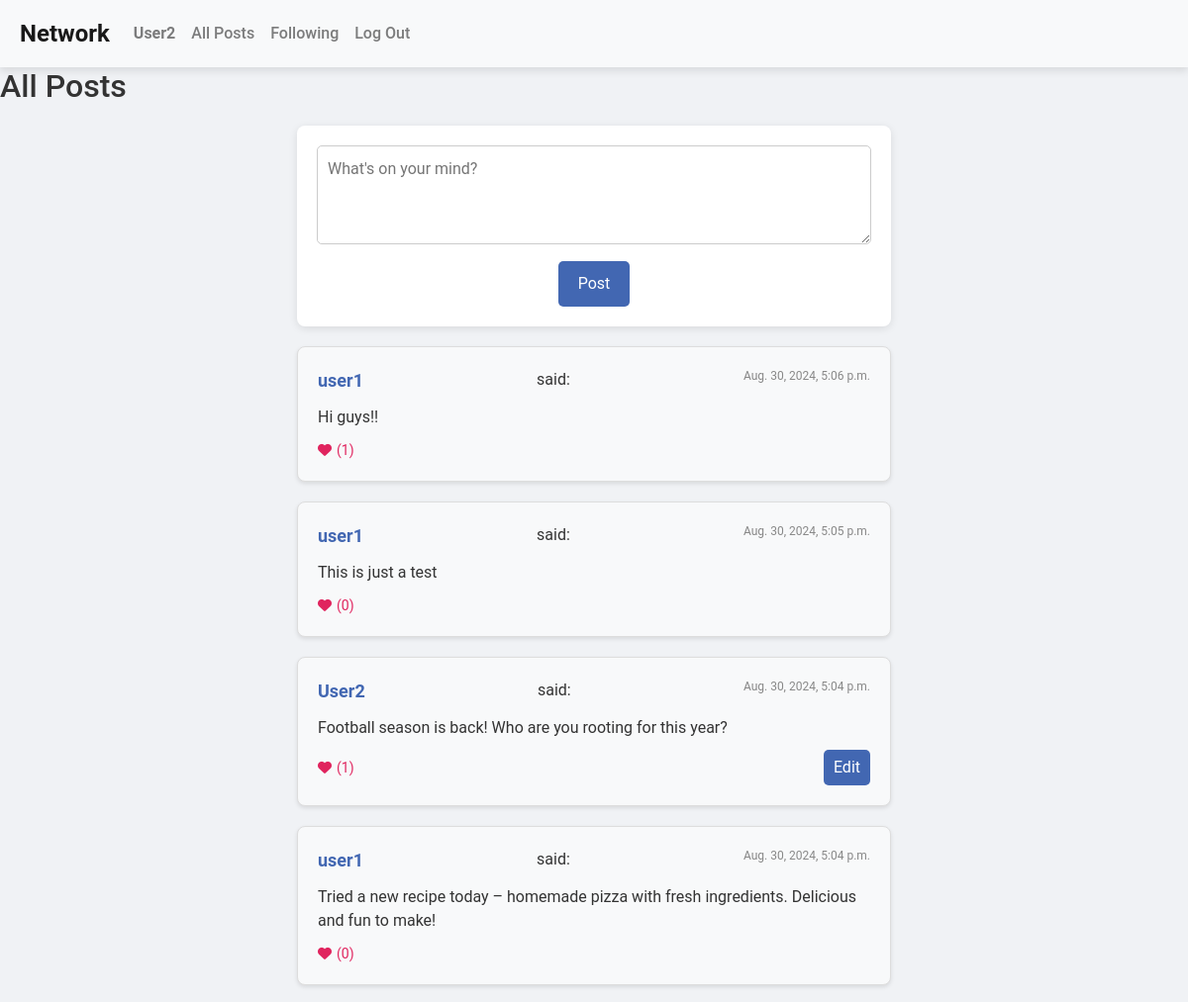
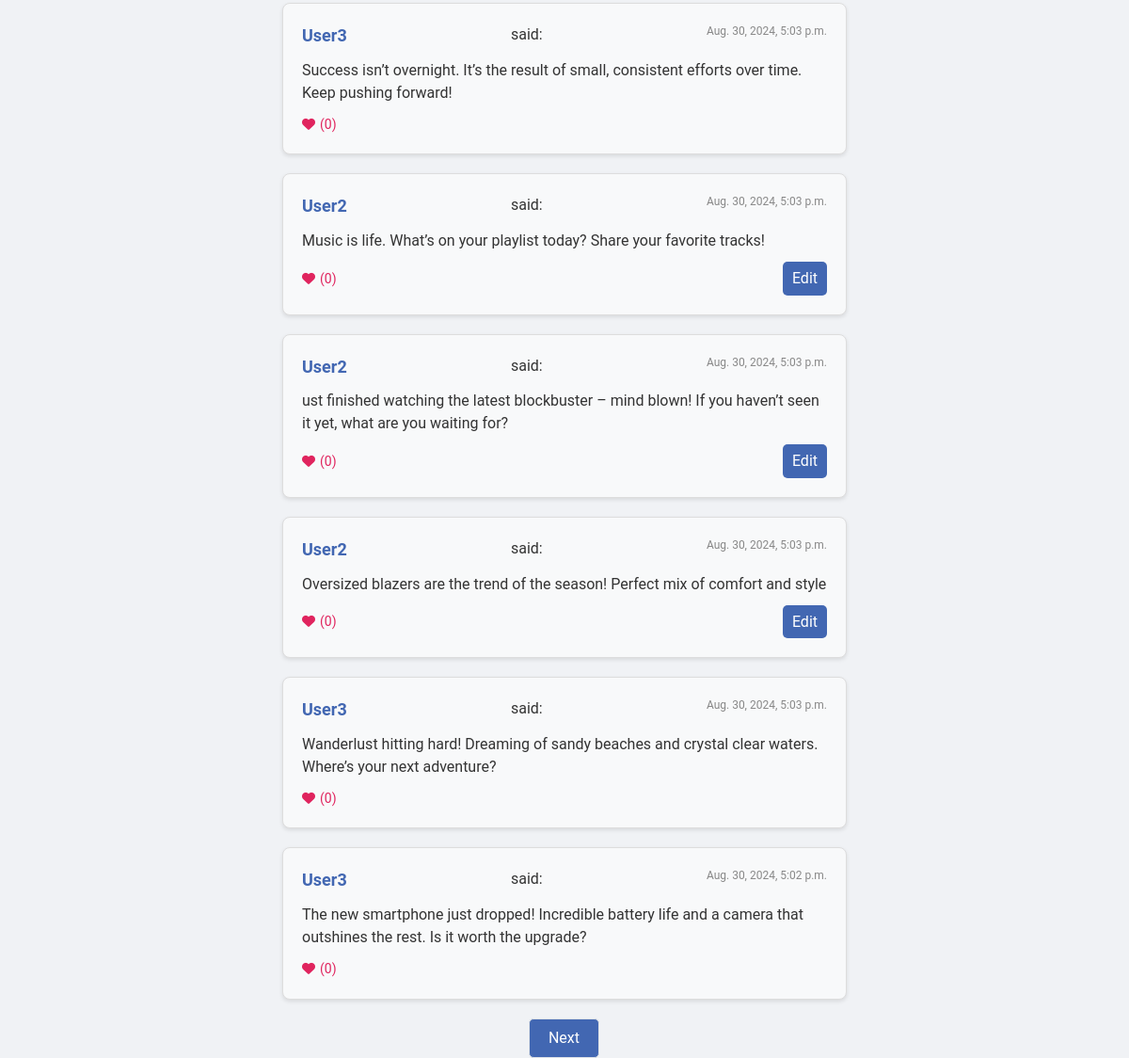
Screenshot of / (signed in) with the database file from the repository (2 pictures, top to bottom).
### network/models.py (models this page shows, shortened)
class User(AbstractUser):
    pass

class Post(models.Model):
    user = models.ForeignKey(User, on_delete=models.CASCADE, related_name="posts")
    content = models.TextField()
    timestamp = models.DateTimeField(auto_now_add=True)

### network/views.py (the view)
# urls.py: path("", views.index, name="index"),
def index(request):
    posts = Post.objects.all().order_by("-timestamp")
    paginator = Paginator(posts, 10)
    page_number = request.GET.get('page')
    posts_of_the_page = paginator.get_page(page_number)
    return render(request, "network/index.html", {
        "posts": posts,
        "posts_of_the_page":posts_of_the_page
    })

### network/templates/network/index.html (shortened to what this page needs)
{% extends "network/layout.html" %}
{% block body %}
    <h2>All Posts</h2>
    {% if user.is_authenticated %}
        <form id="create-post-form">
            <textarea id="new-post-content" placeholder="What's on your mind?" required></textarea>
            <button type="submit">Post</button>
        </form>
    {% endif %}
    <div class="posts">
        {% for post in posts_of_the_page %}
            <div class="post">
                <div class="post-header">
                    <strong><a href="{% url 'profile' user_id=post.user.id %}">{{ post.user.username }}</a></strong> said:
                    <span class="timestamp">{{ post.timestamp }}</span>
                </div>
                <p class="post-content" data-post-id="{{ post.id }}">{{ post.content }}</p>
                <div class="post-footer">
                    {% if user.is_authenticated %}
                        <button class="like-btn" data-post-id="{{ post.id }}">
                            <i class="fas fa-heart"></i> (<span class="like-count">{{ post.likes.count }}</span>)
                        </button>
                        {% if post.user == user %}
                            <button class="edit-btn" data-post-id="{{ post.id }}">Edit</button>
                        {% endif %}
                    {% endif %}
                </div>
            </div>
        {% endfor %}
    </div>
    <div class="Pag">
        <ul>
            {% if posts_of_the_page.has_next %}
                <li class="pageBut"><a class="page-link" href="?page={{ posts_of_the_page.next_page_number }}">Next</a></li>
            {% endif %}
        </ul>
    </div>
{% endblock %}

### network/templates/network/layout.html (shortened to what this page needs)
{% load static %}
<!DOCTYPE html>
<html lang="en">
    <head>
        <link rel="stylesheet" href="https://stackpath.bootstrapcdn.com/bootstrap/4.4.1/css/bootstrap.min.css">
        <link href="{% static 'network/styles.css' %}" rel="stylesheet">
        <link rel="stylesheet" href="https://cdnjs.cloudflare.com/ajax/libs/font-awesome/6.0.0-beta3/css/all.min.css">
    </head>
    <body>
        <nav class="navbar navbar-expand-lg navbar-light bg-light">
            <a class="navbar-brand" href="#">Network</a>
            <div>
              <ul class="navbar-nav mr-auto">
                {% if user.is_authenticated %}
                    <li class="nav-item">
                        <a class="nav-link" href="{% url 'profile' user_id=user.id %}"><strong>{{ user.username }}</strong></a>
                    </li>
                {% endif %}
                <li class="nav-item">
                  <a class="nav-link" href="{% url 'index' %}">All Posts</a>
                </li>
                {% if user.is_authenticated %}
                    <li class="nav-item">
                        <a class="nav-link" href="{% url 'following' %}">Following</a>
                    </li>
                    <li class="nav-item">
                        <a class="nav-link" href="{% url 'logout' %}">Log Out</a>
                    </li>
                {% endif %}
              </ul>
            </div>
          </nav>
        <div class="body">
            {% block body %}
            {% endblock %}
        </div>
    </body>
</html>

### network/static/network/styles.css (style rules this page uses)
* { margin: 0; padding: 0; box-sizing: border-box; }
body { font-family: 'Roboto', sans-serif; background-color: #f0f2f5; color: #333; line-height: 1.6; }
.navbar { background-color: #4267B2; padding: 10px 20px; box-shadow: 0 4px 8px rgba(0, 0, 0, 0.1); }
.navbar-brand { color: #fff; font-size: 1.5rem; font-weight: bold; }
.navbar-nav .nav-link { color: #fff; font-weight: 500; padding: 10px 15px; transition: background-color 0.3s ease, color 0.3s ease; }
.posts { margin: 20px auto; max-width: 600px; }
.post { background-color: #f8f9fa; padding: 20px; margin-bottom: 20px; border-radius: 8px; border: 1px solid #ddd; box-shadow: 0 2px 4px rgba(0, 0, 0, 0.1); position: relative; }
#create-post-form { background-color: #fff; padding: 20px; border-radius: 8px; box-shadow: 0 2px 8px rgba(0, 0, 0, 0.1); margin-bottom: 20px; max-width: 600px; margin: 20px auto; }
#create-post-form textarea { width: 100%; height: 100px; border-radius: 5px; border: 1px solid #ccc; padding: 10px; font-size: 16px; margin-bottom: 10px; transition: border-color 0.3s ease, box-shadow 0.3s ease; }
#create-post-form button { background-color: #4267B2; color: white; border: none; padding: 10px 20px; border-radius: 5px; cursor: pointer; font-size: 16px; transition: background-color 0.3s ease, box-shadow 0.3s ease; display: block; margin: 0 auto; }
.post-header { display: flex; justify-content: space-between; margin-bottom: 10px; }
.post-header strong a { font-size: 18px; color: #4267B2; text-decoration: none; }
.timestamp { font-size: 12px; color: #888; }
.post-content { font-size: 16px; line-height: 1.5; color: #333; margin-bottom: 10px; }
.post-footer { display: flex; justify-content: flex-start; align-items: center; }
.like-btn { background-color: transparent; border: none; color: #e0245e; font-size: 14px; cursor: pointer; display: flex; align-items: center; }
.like-btn i { margin-right: 5px; }
.edit-btn { background-color: #4267B2; color: white; border: none; padding: 5px 10px; margin-left: 10px; border-radius: 5px; cursor: pointer; margin-left : auto; }
.post-footer button { transition: background-color 0.3s ease, color 0.3s ease; }
.Pag { display: flex; justify-content: space-between; margin-top: 20px; max-width: 600px; margin-left: auto; margin-right: auto; }
.Pag ul { display: flex; justify-content: space-between; width: 100%; padding: 0; margin: 0; }
.pageBut { list-style: none; }
.pageBut:first-child { margin-right: auto; }
.pageBut:last-child { margin-left: auto; }
.page-link { display: inline-block; padding: 10px 20px; background-color: #4267B2; color: white; border-radius: 5px; text-decoration: none; font-size: 16px; transition: background-color 0.3s ease, box-shadow 0.3s ease; }

### rows the page displays
User: username "User2"
Post: user.username "user1", timestamp "Aug. 30, 2024, 5:06 p.m.", content "Hi guys!!", likes.count "1"
Post: user.username "user1", timestamp "Aug. 30, 2024, 5:05 p.m.", content "This is just a test", likes.count "0"
Post: user.username "User2", timestamp "Aug. 30, 2024, 5:04 p.m.", content "Football season is back! Who are you rooting for this year?", likes.count "1"
Post: user.username "user1", timestamp "Aug. 30, 2024, 5:04 p.m.", content "Tried a new recipe today – homemade pizza with fresh ingredients. Delicious and fun to make!", likes.count "0"
Post: user.username "User3", timestamp "Aug. 30, 2024, 5:03 p.m.", content "Success isn’t overnight. It’s the result of small, consistent efforts over time. Keep pushing forward!", likes.count "0"
Post: user.username "User2", timestamp "Aug. 30, 2024, 5:03 p.m.", content "Music is life. What’s on your playlist today? Share your favorite tracks!", likes.count "0"
Post: user.username "User2", timestamp "Aug. 30, 2024, 5:03 p.m.", content "ust finished watching the latest blockbuster – mind blown! If you haven’t seen it yet, what are you waiting for?", likes.count "0"
Post: user.username "User2", timestamp "Aug. 30, 2024, 5:03 p.m.", content "Oversized blazers are the trend of the season! Perfect mix of comfort and style", likes.count "0"
Post: user.username "User3", timestamp "Aug. 30, 2024, 5:03 p.m.", content "Wanderlust hitting hard! Dreaming of sandy beaches and crystal clear waters. Where’s your next adventure?", likes.count "0"
Post: user.username "User3", timestamp "Aug. 30, 2024, 5:02 p.m.", content "The new smartphone just dropped! Incredible battery life and a camera that outshines the rest. Is it worth the upgrade?", likes.count "0"
